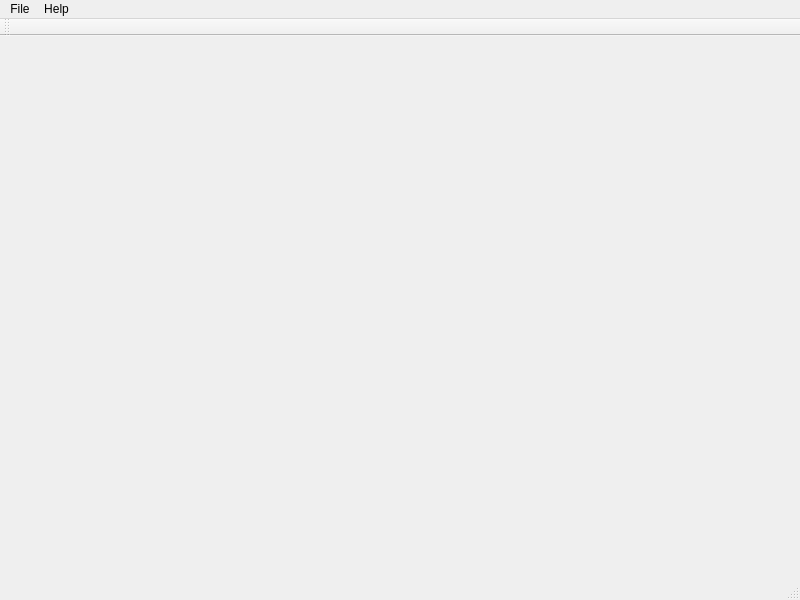
<?xml version="1.0" encoding="UTF-8"?>
<ui version="4.0">
 <class>MainWindow</class>
 <widget class="QMainWindow" name="MainWindow">
  <property name="geometry">
   <rect>
    <x>0</x>
    <y>0</y>
    <width>800</width>
    <height>600</height>
   </rect>
  </property>
  <property name="windowTitle">
   <string>rpiConfigurator</string>
  </property>
  <widget class="QWidget" name="centralWidget"/>
  <widget class="QMenuBar" name="menuBar">
   <property name="geometry">
    <rect>
     <x>0</x>
     <y>0</y>
     <width>800</width>
     <height>21</height>
    </rect>
   </property>
   <widget class="QMenu" name="menuFile">
    <property name="title">
     <string>File</string>
    </property>
    <addaction name="actionNew"/>
    <addaction name="actionLoad"/>
    <addaction name="actionSave"/>
    <addaction name="actionSaveAll"/>
    <addaction name="separator"/>
    <addaction name="actionQuit"/>
   </widget>
   <widget class="QMenu" name="menuHelp">
    <property name="title">
     <string>Help</string>
    </property>
    <addaction name="actionAbout"/>
    <addaction name="actionAboutQt"/>
   </widget>
   <addaction name="menuFile"/>
   <addaction name="menuHelp"/>
  </widget>
  <widget class="QToolBar" name="mainToolBar">
   <attribute name="toolBarArea">
    <enum>TopToolBarArea</enum>
   </attribute>
   <attribute name="toolBarBreak">
    <bool>false</bool>
   </attribute>
  </widget>
  <widget class="QStatusBar" name="statusBar"/>
  <action name="actionLoad">
   <property name="text">
    <string>Load</string>
   </property>
   <property name="toolTip">
    <string>Load a configuration file</string>
   </property>
   <property name="shortcut">
    <string>Ctrl+O</string>
   </property>
  </action>
  <action name="actionSave">
   <property name="text">
    <string>Save</string>
   </property>
   <property name="toolTip">
    <string>Save the current configuration</string>
   </property>
   <property name="shortcut">
    <string>Ctrl+S</string>
   </property>
  </action>
  <action name="actionNew">
   <property name="text">
    <string>New</string>
   </property>
   <property name="toolTip">
    <string>Create a new configuration</string>
   </property>
   <property name="shortcut">
    <string>Ctrl+N</string>
   </property>
  </action>
  <action name="actionQuit">
   <property name="text">
    <string>Quit</string>
   </property>
   <property name="toolTip">
    <string>Quit the application</string>
   </property>
   <property name="shortcut">
    <string>Ctrl+Q</string>
   </property>
  </action>
  <action name="actionAbout">
   <property name="text">
    <string>About</string>
   </property>
   <property name="shortcut">
    <string>F1</string>
   </property>
  </action>
  <action name="actionAboutQt">
   <property name="text">
    <string>About Qt</string>
   </property>
   <property name="shortcut">
    <string>Ctrl+F1</string>
   </property>
  </action>
  <action name="actionSaveAll">
   <property name="text">
    <string>Save all</string>
   </property>
   <property name="shortcut">
    <string>Ctrl+Shift+S</string>
   </property>
  </action>
 </widget>
 <layoutdefault spacing="6" margin="11"/>
 <resources/>
 <connections/>
 <slots>
  <slot>ButtonClicked()</slot>
 </slots>
</ui>
